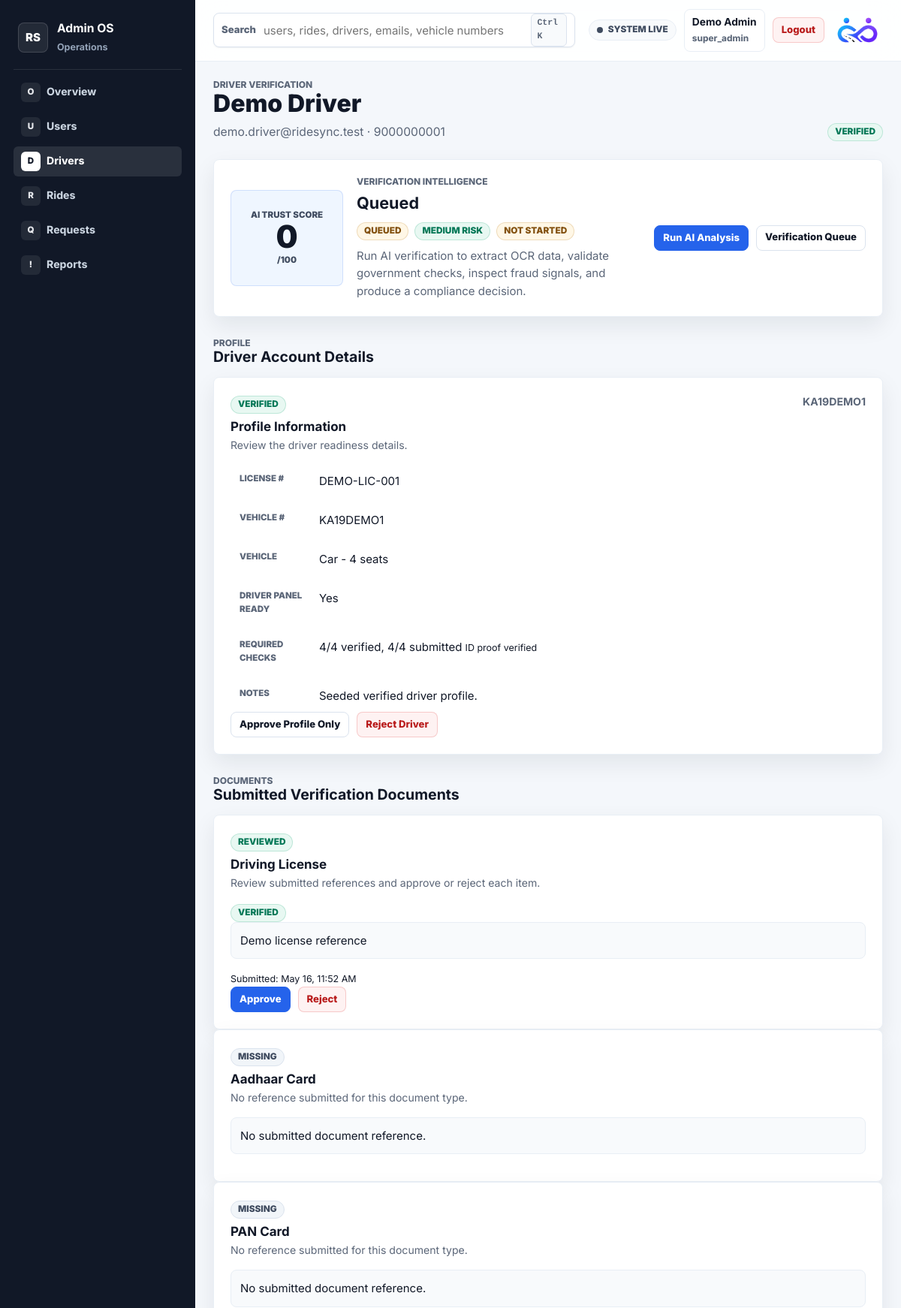
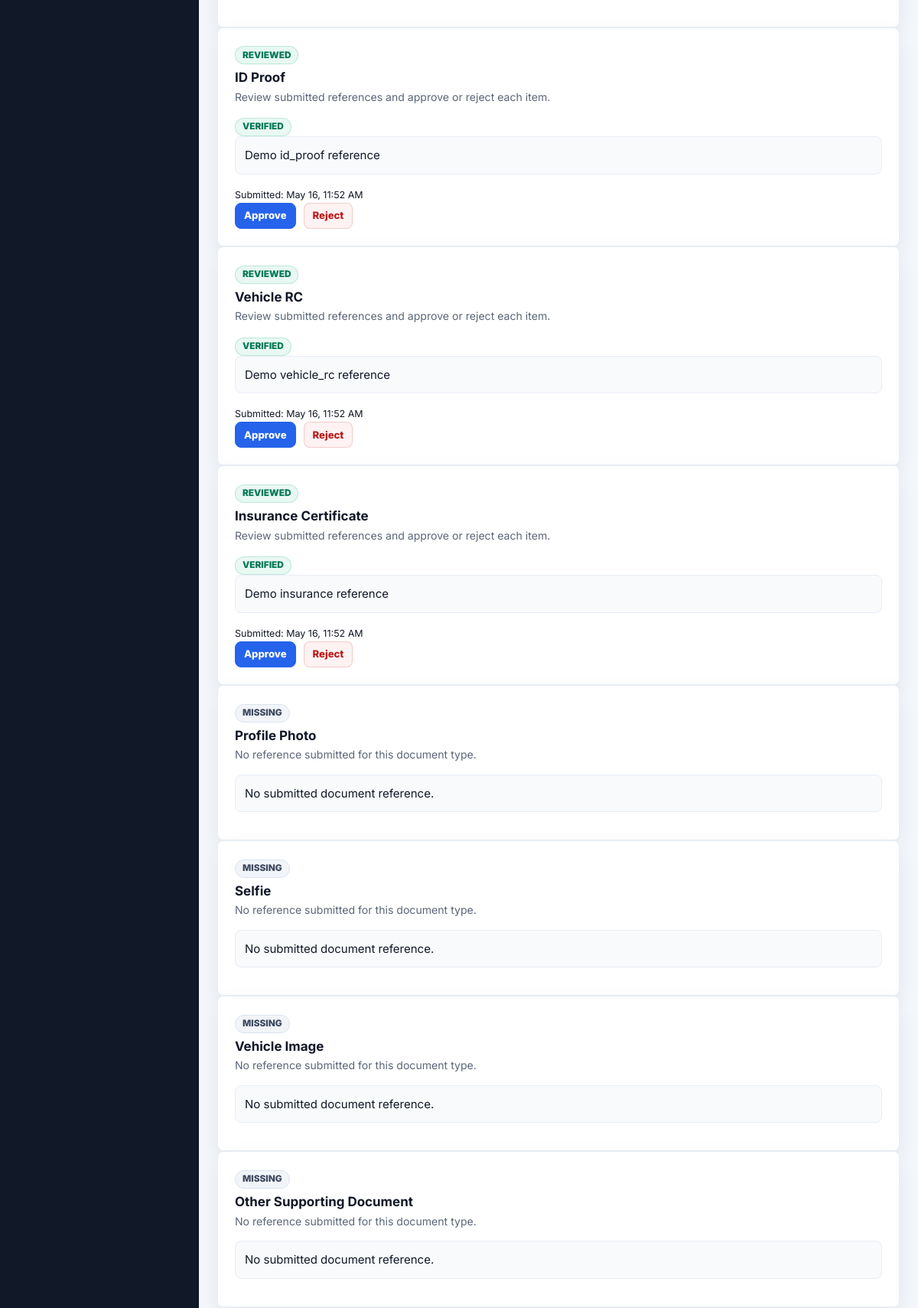
Page /pages/admin_driver_verification.php?driver_id=1 (signed in, upper part) on the committed database (2 pictures, top to bottom).
### tables this page shows
CREATE TABLE IF NOT EXISTS driver_accounts (
  id INT NOT NULL AUTO_INCREMENT,
  name VARCHAR(100) NOT NULL,
  email VARCHAR(190) NOT NULL,
  password VARCHAR(255) NOT NULL,
  phone VARCHAR(20) NOT NULL,
  status ENUM('active', 'inactive', 'suspended') NOT NULL DEFAULT 'active',
  onboarding_status ENUM('incomplete', 'complete') NOT NULL DEFAULT 'complete',
  created_at TIMESTAMP NOT NULL DEFAULT CURRENT_TIMESTAMP,
  updated_at TIMESTAMP NOT NULL DEFAULT CURRENT_TIMESTAMP ON UPDATE CURRENT_TIMESTAMP,
  PRIMARY KEY (id),
  UNIQUE KEY uq_driver_accounts_email (email),
  UNIQUE KEY uq_driver_accounts_phone (phone)
);

CREATE TABLE IF NOT EXISTS driver_account_profiles (
  id INT NOT NULL AUTO_INCREMENT,
  driver_id INT NOT NULL,
  license_number VARCHAR(80) NOT NULL,
  verification_details TEXT NULL,
  verification_status ENUM('pending', 'verified', 'rejected') NOT NULL DEFAULT 'pending',
  created_at TIMESTAMP NOT NULL DEFAULT CURRENT_TIMESTAMP,
  updated_at TIMESTAMP NOT NULL DEFAULT CURRENT_TIMESTAMP ON UPDATE CURRENT_TIMESTAMP,
  PRIMARY KEY (id),
  UNIQUE KEY uq_driver_account_profiles_driver_id (driver_id),
  KEY idx_driver_profiles_status (verification_status, driver_id),
  CONSTRAINT fk_driver_account_profiles_driver
    FOREIGN KEY (driver_id) REFERENCES driver_accounts(id)
    ON DELETE CASCADE
);

CREATE TABLE IF NOT EXISTS driver_account_vehicles (
  id INT NOT NULL AUTO_INCREMENT,
  driver_id INT NOT NULL,
  vehicle_type ENUM('Bike', 'Car', 'Auto', 'Van', 'Other') NOT NULL,
  vehicle_number VARCHAR(40) NOT NULL,
  seating_capacity TINYINT UNSIGNED NOT NULL,
  created_at TIMESTAMP NOT NULL DEFAULT CURRENT_TIMESTAMP,
  updated_at TIMESTAMP NOT NULL DEFAULT CURRENT_TIMESTAMP ON UPDATE CURRENT_TIMESTAMP,
  PRIMARY KEY (id),
  UNIQUE KEY uq_driver_account_vehicles_driver_id (driver_id),
  UNIQUE KEY uq_driver_account_vehicles_number (vehicle_number),
  CONSTRAINT fk_driver_account_vehicles_driver
    FOREIGN KEY (driver_id) REFERENCES driver_accounts(id)
    ON DELETE CASCADE
);

CREATE TABLE IF NOT EXISTS driver_account_documents (
  id INT NOT NULL AUTO_INCREMENT,
  driver_id INT NOT NULL,
  document_type ENUM('license', 'aadhaar', 'pan', 'id_proof', 'vehicle_rc', 'insurance', 'profile_photo', 'selfie', 'vehicle_image', 'other') NOT NULL DEFAULT 'license',
  document_reference VARCHAR(255) NOT NULL,
  verification_status ENUM('pending', 'verified', 'rejected') NOT NULL DEFAULT 'pending',
  created_at TIMESTAMP NOT NULL DEFAULT CURRENT_TIMESTAMP,
  PRIMARY KEY (id),
  UNIQUE KEY uq_driver_account_documents_type (driver_id, document_type),
  KEY idx_driver_account_documents_driver_id (driver_id),
  KEY idx_driver_documents_status (verification_status, document_type, driver_id),
  CONSTRAINT fk_driver_account_documents_driver
    FOREIGN KEY (driver_id) REFERENCES driver_accounts(id)
    ON DELETE CASCADE
);

### pages/admin_driver_verification.php (the view, shortened to what the rows shown need)
<?php
require_once __DIR__ . '/../config/db.php';
require_once __DIR__ . '/../includes/admin_helper.php';
require_once __DIR__ . '/../includes/driver_account_helper.php';
require_once __DIR__ . '/../includes/driver_document_helper.php';
require_once __DIR__ . '/../includes/verification_helper.php';
function ridesync_admin_get_int_param($key) {
    return (int) ($_GET[$key] ?? 0);
}
$driverId = ridesync_admin_get_int_param('driver_id');
$stmt = mysqli_prepare(
    $conn,
    "SELECT
        d.id AS driver_id,
        d.name,
        d.email,
        d.phone,
        d.status AS driver_status,
        p.id AS profile_id,
        p.verification_status AS profile_verification_status,
        p.license_number,
        p.verification_details,
        v.vehicle_type,
        v.vehicle_number,
        v.seating_capacity
     FROM driver_accounts d
     LEFT JOIN driver_account_profiles p ON p.driver_id = d.id
     LEFT JOIN driver_account_vehicles v ON v.driver_id = d.id
     WHERE d.id = ?
     LIMIT 1"
);
mysqli_stmt_bind_param($stmt, 'i', $driverId);
mysqli_stmt_execute($stmt);
$driver = mysqli_fetch_assoc(mysqli_stmt_get_result($stmt));
$documents = [];
$documentsTable = mysqli_query($conn, "SHOW TABLES LIKE 'driver_account_documents'");
if ($documentsTable && mysqli_num_rows($documentsTable) > 0) {
    $stmt = mysqli_prepare(
        $conn,
        "SELECT id, document_type, document_reference, created_at, verification_status
         FROM driver_account_documents
         WHERE driver_id = ?
         ORDER BY created_at DESC"
    );
    mysqli_stmt_bind_param($stmt, 'i', $driverId);
    mysqli_stmt_execute($stmt);
    $res = mysqli_stmt_get_result($stmt);
    while ($row = mysqli_fetch_assoc($res)) {
        $documents[] = $row;
    }
}
$docsByType = [];
foreach ($documents as $doc) {
    $type = (string) ($doc['document_type'] ?? 'document');
    if (!isset($docsByType[$type])) {
        $docsByType[$type] = [];
    }
    $docsByType[$type][] = $doc;
}
$requiredDocumentTypes = ridesync_driver_document_types();
$latestDocumentsByType = [];
foreach ($docsByType as $type => $typeDocuments) {
    $latestDocumentsByType[$type] = $typeDocuments[0] ?? [];
}
$requiredDocumentSummary = ridesync_driver_required_document_summary($latestDocumentsByType);
$submittedRequiredDocuments = $requiredDocumentSummary['submitted'];
$verifiedRequiredDocuments = $requiredDocumentSummary['verified'];
$identityRequirementLabel = ridesync_driver_document_verified($latestDocumentsByType, 'id_proof')
    ? 'ID proof verified'
    : (ridesync_driver_document_verified($latestDocumentsByType, 'aadhaar') && ridesync_driver_document_verified($latestDocumentsByType, 'pan')
        ? 'Aadhaar + PAN verified'
        : 'Identity proof pending');
$verificationReady = ridesync_verification_schema_ready($conn);
$latestSession = $verificationReady ? ridesync_verification_latest_session($conn, $driverId) : null;
$verificationBundle = $latestSession ? ridesync_verification_fetch_session_bundle($conn, (int) $latestSession['id']) : null;
$verificationSession = $verificationBundle['session'] ?? $latestSession;
$aiStatus = $verificationSession['ai_decision'] ?? $verificationSession['status'] ?? 'queued';
require_once __DIR__ . '/../includes/admin_header.php';
?>
<div class="driver-page-header">
    <div>
        <span class="driver-kicker">Driver Verification</span>
        <h1><?php echo htmlspecialchars($driver['name']); ?></h1>
        <p>
            <?php echo htmlspecialchars($driver['email']); ?>
            &middot; <?php echo htmlspecialchars($driver['phone']); ?>
        </p>
    </div>
    <span class="badge badge-<?php echo htmlspecialchars(ridesync_admin_badge_class($driver['profile_verification_status'] ?? 'pending')); ?>">
        <?php echo htmlspecialchars(ridesync_admin_status_label($driver['profile_verification_status'] ?? 'pending')); ?>
    </span>
</div>
<section class="admin-kyc-hero" data-driver-verification="<?php echo (int) $driverId; ?>" data-verification-session="<?php echo (int) ($verificationSession['id'] ?? 0); ?>">
    <div class="admin-kyc-summary">
        <h2 data-verification-title><?php echo htmlspecialchars(ridesync_verification_status_label($aiStatus)); ?></h2>
    </div>
</section>
<div class="admin-section">
    <div class="admin-section-header">
        <div>
            <h2>Driver Account Details</h2>
        </div>
    </div>
    <div class="admin-review-card">
        <div class="admin-review-top">
            <div>
                <span class="badge badge-<?php echo htmlspecialchars(ridesync_admin_badge_class($driver['profile_verification_status'] ?? 'pending')); ?>">
                    <?php echo htmlspecialchars(ridesync_admin_status_label($driver['profile_verification_status'] ?? 'pending')); ?>
                </span>
                <h3>Profile Information</h3>
                <p>Review the driver readiness details.</p>
            </div>
            <strong><?php echo htmlspecialchars($driver['vehicle_number'] ?: 'Vehicle not provided'); ?></strong>
        </div>
        <dl class="admin-detail-list">
            <div><dt>License #</dt><dd><?php echo htmlspecialchars($driver['license_number'] ?: 'Not provided'); ?></dd></div>
            <div><dt>Vehicle #</dt><dd><?php echo htmlspecialchars($driver['vehicle_number'] ?: 'Not provided'); ?></dd></div>
            <div><dt>Vehicle</dt><dd><?php echo htmlspecialchars(($driver['vehicle_type'] ?: 'Vehicle') . ' - ' . ($driver['seating_capacity'] ?: 0) . ' seats'); ?></dd></div>
            <div>
                <dt>Required Checks</dt>
                <dd>
                    <?php echo (int) $verifiedRequiredDocuments; ?>/4 verified, <?php echo (int) $submittedRequiredDocuments; ?>/4 submitted
                    <small><?php echo htmlspecialchars($identityRequirementLabel); ?></small>
                </dd>
            </div>
            <div><dt>Notes</dt><dd><?php echo htmlspecialchars($driver['verification_details'] ?: 'No notes submitted'); ?></dd></div>
        </dl>
    </div>
</div>
<div class="admin-section">
    <div class="admin-section-header">
        <div>
            <h2>Submitted Verification Documents</h2>
        </div>
    </div>
    <div class="admin-document-grid">
        <?php foreach ($requiredDocumentTypes as $type => $label): ?>
            <?php $typeDocs = $docsByType[$type] ?? []; ?>
            <?php
            $typePending = false;
            ?>
            <article class="admin-review-card admin-document-card">
                <div class="admin-review-top">
                    <div>
                        <span class="badge badge-<?php echo count($typeDocs) > 0 ? ($typePending ? 'pending' : 'accepted') : 'closed'; ?>">
                            <?php echo count($typeDocs) > 0 ? ($typePending ? 'Needs Review' : 'Reviewed') : 'Missing'; ?>
                        </span>
                        <h3><?php echo htmlspecialchars($label); ?></h3>
                        <p>
                            <?php echo count($typeDocs) > 0
                                ? 'Review submitted references and approve or reject each item.'
                                : 'No reference submitted for this document type.'; ?>
                        </p>
                    </div>
                </div>
                <?php if (count($typeDocs) === 0): ?>
                    <p class="admin-message">No submitted document reference.</p>
                <?php else: ?>
                    <?php foreach ($typeDocs as $doc): ?>
                        <div class="admin-document-item">
                            <div>
                                <span class="badge badge-<?php echo htmlspecialchars(ridesync_admin_badge_class($doc['verification_status'])); ?>">
                                    <?php echo htmlspecialchars(ridesync_admin_status_label($doc['verification_status'])); ?>
                                </span>
                                <p class="admin-message"><?php echo htmlspecialchars($doc['document_reference'] ?: 'No reference provided'); ?></p>
                                <small>Submitted: <?php echo htmlspecialchars(date('M j, g:i A', strtotime((string) ($doc['created_at'] ?? 'now')))); ?></small>
                            </div>
                            <div class="admin-actions">
                                <form action="/ridesync/actions/admin_action.php" method="POST">
                                    <button type="submit" class="btn btn-primary btn-sm">Approve</button>
                                </form>
                                <form action="/ridesync/actions/admin_action.php" method="POST">
                                    <button type="submit" class="btn btn-danger btn-sm">Reject</button>
                                </form>
                            </div>
                        </div>
                    <?php endforeach; ?>
                <?php endif; ?>
            </article>
        <?php endforeach; ?>
    </div>
</div>
<?php require_once __DIR__ . '/../includes/admin_footer.php'; ?>

### rows in the picture
driver_accounts: name "Demo Driver", email "demo.driver@ridesync.test", phone "9000000001", driver_account_profiles.verification_status "VERIFIED", driver_account_vehicles.vehicle_number "KA19DEMO1", driver_account_profiles.license_number "DEMO-LIC-001", driver_account_vehicles.vehicle_type+seating_capacity "Car - 4 seats", driver_account_vehicles.seating_capacity "4", driver_account_profiles.verification_details "Seeded verified driver profile."
driver_account_documents: verification_status "ID proof verified", verification_status "VERIFIED", document_reference "Demo id_proof reference", created_at "May 16, 11:52 AM"
driver_account_documents: verification_status "VERIFIED", document_reference "Demo license reference", created_at "May 16, 11:52 AM"
driver_account_documents: verification_status "VERIFIED", document_reference "Demo vehicle_rc reference", created_at "May 16, 11:52 AM"
driver_account_documents: verification_status "VERIFIED", document_reference "Demo insurance reference", created_at "May 16, 11:52 AM"

### other values in the picture
$item['icon'] "O"
$item['label'] "Overview"
$item['icon'] "U"
$item['label'] "Users"
$item['icon'] "D"
$item['label'] "Drivers"
$item['icon'] "R"
$item['label'] "Rides"
$item['icon'] "Q"
$item['label'] "Requests"
$item['icon'] "!"
$item['label'] "Reports"
$_SESSION['admin_name'] "Demo Admin"
$_SESSION['admin_role'] "super_admin"
$score "0"
